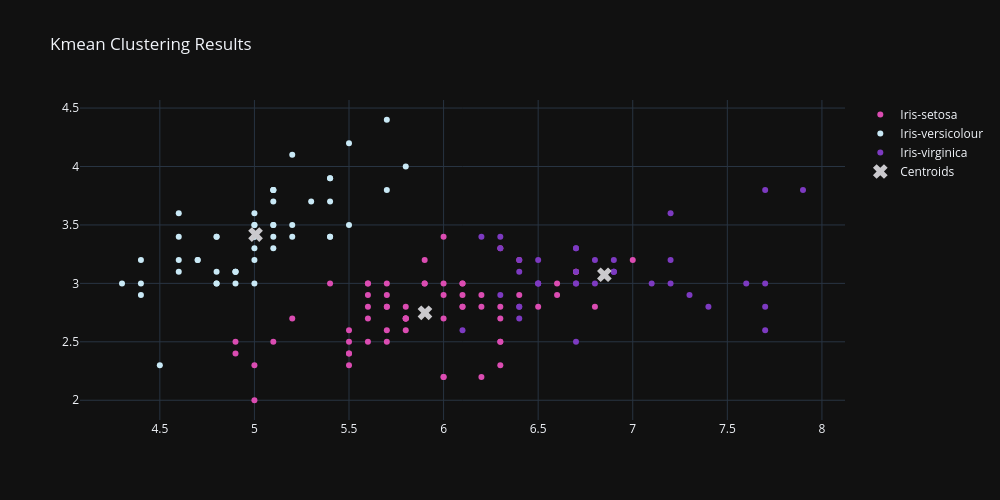

Notebook code for this chart:
### Markdown cell above
5. Trình bày kết quả trực quan các cluster

### Code cell
fig = go.Figure()
fig.add_trace(go.Scatter(
 x=X[clusters == 0, 0], y=X[clusters == 0, 1],
 mode='markers',marker_color='#DB4CB2',name='Iris-setosa'
))
fig.add_trace(go.Scatter(
 x=X[clusters == 1, 0], y=X[clusters == 1, 1],
 mode='markers',marker_color='#c9e9f6',name='Iris-versicolour'
))
fig.add_trace(go.Scatter(
 x=X[clusters == 2, 0], y=X[clusters == 2, 1],
 mode='markers',marker_color='#7D3AC1',name='Iris-virginica'
))
fig.add_trace(go.Scatter(
 x=kmeans.cluster_centers_[:, 0], y= kmeans.cluster_centers_[:,1],
 mode='markers',marker_color='#CAC9CD',marker_symbol=4,
marker_size=13,name='Centroids'
))
fig.update_layout(template='plotly_dark',width=1000, 
height=500,title='Kmean Clustering Results')

### Figure 1 — Plotly figure (JSON) as saved in the notebook; plotly's stock layout.template omitted (floating-point values rounded to 4 significant figures)
{"data": [{"marker": {"color": "#DB4CB2"}, "mode": "markers", "name": "Iris-setosa", "type": "scatter", "x": [7.0, 6.4, 5.5, 6.5, 5.7, 6.3, 4.9, 6.6, 5.2, 5.0, 5.9, 6.0, 6.1, 5.6, 6.7, 5.6, 5.8, 6.2, 5.6, 5.9, 6.1, 6.3, 6.1, 6.4, 6.6, 6.8, 6.0, 5.7, 5.5, 5.5, 5.8, 6.0, 5.4, 6.0, 6.7, 6.3, 5.6, 5.5, 5.5, 6.1, 5.8, 5.0, 5.6, 5.7, 5.7, 6.2, 5.1, 5.7, 5.8, 4.9, 5.7, 5.8, 6.0, 5.6, 6.3, 6.2, 6.1, 6.3, 6.0, 5.8, 6.3, 5.9], "y": [3.2, 3.2, 2.3, 2.8, 2.8, 3.3, 2.4, 2.9, 2.7, 2.0, 3.0, 2.2, 2.9, 2.9, 3.1, 3.0, 2.7, 2.2, 2.5, 3.2, 2.8, 2.5, 2.8, 2.9, 3.0, 2.8, 2.9, 2.6, 2.4, 2.4, 2.7, 2.7, 3.0, 3.4, 3.1, 2.3, 3.0, 2.5, 2.6, 3.0, 2.6, 2.3, 2.7, 3.0, 2.9, 2.9, 2.5, 2.8, 2.7, 2.5, 2.5, 2.8, 2.2, 2.8, 2.7, 2.8, 3.0, 2.8, 3.0, 2.7, 2.5, 3.0]}, {"marker": {"color": "#c9e9f6"}, "mode": "markers", "name": "Iris-versicolour", "type": "scatter", "x": [5.1, 4.9, 4.7, 4.6, 5.0, 5.4, 4.6, 5.0, 4.4, 4.9, 5.4, 4.8, 4.8, 4.3, 5.8, 5.7, 5.4, 5.1, 5.7, 5.1, 5.4, 5.1, 4.6, 5.1, 4.8, 5.0, 5.0, 5.2, 5.2, 4.7, 4.8, 5.4, 5.2, 5.5, 4.9, 5.0, 5.5, 4.9, 4.4, 5.1, 5.0, 4.5, 4.4, 5.0, 5.1, 4.8, 5.1, 4.6, 5.3, 5.0], "y": [3.5, 3.0, 3.2, 3.1, 3.6, 3.9, 3.4, 3.4, 2.9, 3.1, 3.7, 3.4, 3.0, 3.0, 4.0, 4.4, 3.9, 3.5, 3.8, 3.8, 3.4, 3.7, 3.6, 3.3, 3.4, 3.0, 3.4, 3.5, 3.4, 3.2, 3.1, 3.4, 4.1, 4.2, 3.1, 3.2, 3.5, 3.1, 3.0, 3.4, 3.5, 2.3, 3.2, 3.5, 3.8, 3.0, 3.8, 3.2, 3.7, 3.3]}, {"marker": {"color": "#7D3AC1"}, "mode": "markers", "name": "Iris-virginica", "type": "scatter", "x": [6.9, 6.7, 6.3, 7.1, 6.3, 6.5, 7.6, 7.3, 6.7, 7.2, 6.5, 6.4, 6.8, 6.4, 6.5, 7.7, 7.7, 6.9, 7.7, 6.7, 7.2, 6.4, 7.2, 7.4, 7.9, 6.4, 6.1, 7.7, 6.3, 6.4, 6.9, 6.7, 6.9, 6.8, 6.7, 6.7, 6.5, 6.2], "y": [3.1, 3.0, 3.3, 3.0, 2.9, 3.0, 3.0, 2.9, 2.5, 3.6, 3.2, 2.7, 3.0, 3.2, 3.0, 3.8, 2.6, 3.2, 2.8, 3.3, 3.2, 2.8, 3.0, 2.8, 3.8, 2.8, 2.6, 3.0, 3.4, 3.1, 3.1, 3.1, 3.1, 3.2, 3.3, 3.0, 3.0, 3.4]}, {"marker": {"color": "#CAC9CD", "size": 13, "symbol": 4}, "mode": "markers", "name": "Centroids", "type": "scatter", "x": [5.902, 5.006, 6.85], "y": [2.748, 3.418, 3.074]}], "layout": {"height": 500, "title": {"text": "Kmean Clustering Results"}, "width": 1000}}
